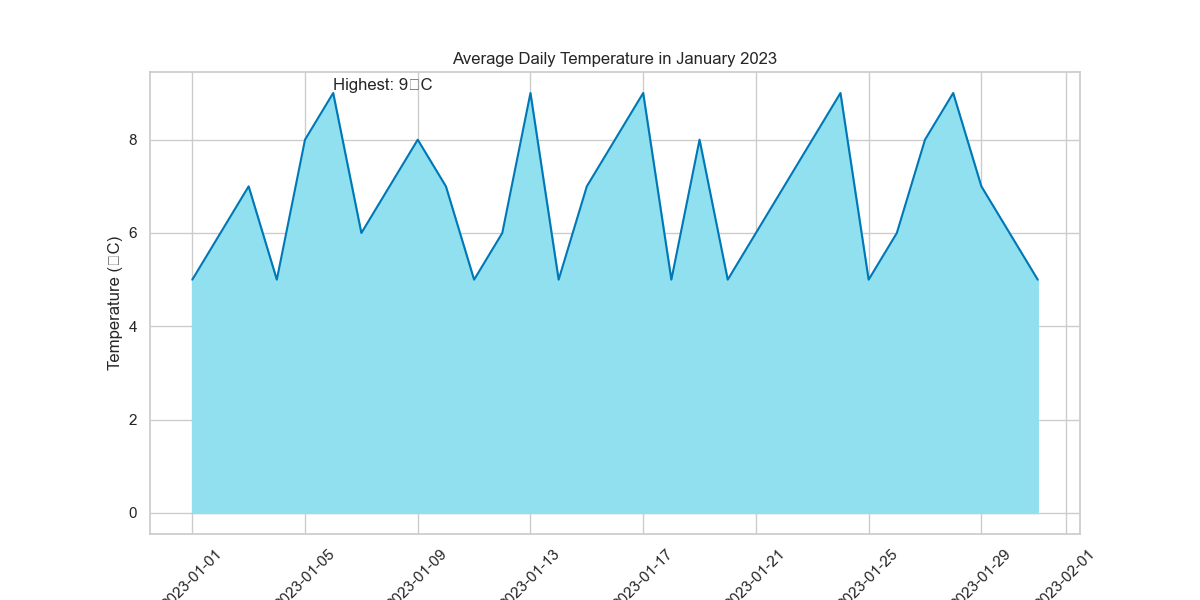

The Python source for this figure:

import seaborn as sns
import pandas as pd
import matplotlib.pyplot as plt

# Creating the DataFrame
data = {
    'Date': ["2023-01-01", "2023-01-02", "2023-01-03", "2023-01-04", "2023-01-05",
             "2023-01-06", "2023-01-07", "2023-01-08", "2023-01-09", "2023-01-10",
             "2023-01-11", "2023-01-12", "2023-01-13", "2023-01-14", "2023-01-15",
             "2023-01-16", "2023-01-17", "2023-01-18", "2023-01-19", "2023-01-20",
             "2023-01-21", "2023-01-22", "2023-01-23", "2023-01-24", "2023-01-25",
             "2023-01-26", "2023-01-27", "2023-01-28", "2023-01-29", "2023-01-30",
             "2023-01-31"],
    'Temperature': [5, 6, 7, 5, 8, 9, 6, 7, 8, 7, 5, 6, 9, 5, 7, 8, 9, 5, 8, 5, 6,
                    7, 8, 9, 5, 6, 8, 9, 7, 6, 5]
}
df = pd.DataFrame(data)
df['Date'] = pd.to_datetime(df['Date'])

# Set the width and height of the figure
plt.figure(figsize=(12, 6))

# Create an area plot
sns.lineplot(data=df, x='Date', y='Temperature', color='#0077b6')

# Fill the area under the line
plt.fill_between(df['Date'], df['Temperature'], color="#90e0ef")

# Rotate x-tick labels for better visibility
plt.xticks(rotation=45)

# Annotation for the highest temperature in the dataset
highest_temp_date = df.loc[df['Temperature'].idxmax(), 'Date']
highest_temp = df['Temperature'].max()
plt.text(highest_temp_date, highest_temp, f'Highest: {highest_temp}°C', ha='left', va='bottom')

# Setting chart title and labels
plt.title("Average Daily Temperature in January 2023")
plt.xlabel("Date")
plt.ylabel("Temperature (°C)")

# Show the plot
plt.show()
